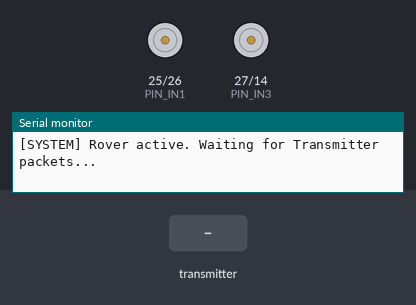
A sketch run on a simulated ESP32. Shown: motor-driver pin pairs drawn as motors (green arrow = first pin HIGH = forward, orange = second pin HIGH = backward, longer = more drive), the last lines printed to the serial monitor. The inputs (shaded band) are chosen by the test bench.

Above: at 1.2 s.
1.3 s: the transmitter starts sending xValue = 0
At 1.47 s:
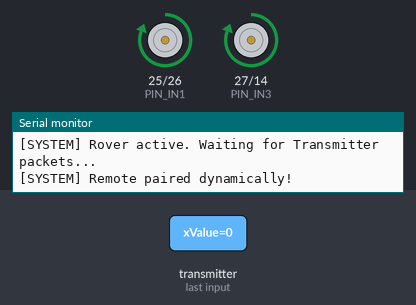
At 1.97 s:
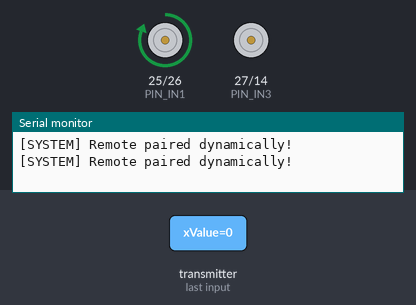
4.3 s: the transmitter starts sending yValue = 2048
7.3 s: the transmitter starts sending yValue = 0
10.3 s: the transmitter starts sending yValue = 4095
Timing chart, 0 to 14.3 s (numbered marks = the images above; inputs shaded):
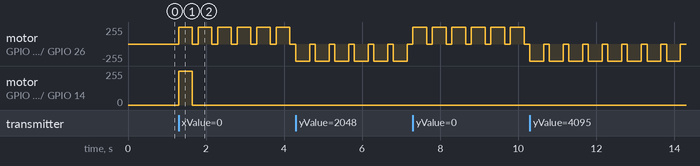

Measured:
- after the input at 1.3 s, motor on GPIO 25 (PIN_IN1) / GPIO 26 (PIN_IN2): alternates forward 255/255 for 0.35 s and stopped for 0.15 s, starting at once; motor on GPIO 27 (PIN_IN3) / GPIO 14 (PIN_IN4): stopped → forward 255/255 at once, → stopped 0.35 s later

The sketch:

rover.ino
```cpp
#include <esp_now.h>
#include <WiFi.h>

// Disable ESP32 Brownout Detector to prevent reset on motor inrush current
#include "soc/soc.h"
#include "soc/rtc_cntl_reg.h"

// --- L298N PIN CONNECTIONS ---
const int PIN_IN1 = 25; // Left Motor Forward
const int PIN_IN2 = 26; // Left Motor Reverse
const int PIN_IN3 = 27; // Right Motor Forward
const int PIN_IN4 = 14; // Right Motor Reverse

// --- PACKET DATA STRUCTURES ---
typedef struct struct_control {
  int xValue;
  int yValue;
  bool buttonVal;
} struct_control;

typedef struct struct_telemetry {
  int rssi; // Telemetry RSSI sent back to remote
} struct_telemetry;

struct_control incomingData;
struct_telemetry outgoingTelemetry;

// Failsafe timer to stop motors if remote disconnects
unsigned long lastPacketTime = 0;
const unsigned long FAILSAFE_TIMEOUT_MS = 350;

// Motor Control Helper
void driveMotors(int in1, int in2, int in3, int in4) {
  digitalWrite(PIN_IN1, in1);
  digitalWrite(PIN_IN2, in2);
  digitalWrite(PIN_IN3, in3);
  digitalWrite(PIN_IN4, in4);
}

// Receive Callback: Processes drive commands & returns RSSI
void OnDataRecv(const esp_now_recv_info *info, const uint8_t *incomingDataPtr, int len) {
  memcpy(&incomingData, incomingDataPtr, sizeof(incomingData));
  lastPacketTime = millis(); // Refresh watchdog timer

  // 1. Capture packet RSSI
  if (info->rx_ctrl != NULL) {
    outgoingTelemetry.rssi = info->rx_ctrl->rssi;
  }

  // 2. Dynamically register Transmitter MAC address as peer on first contact
  if (!esp_now_is_peer_exist(info->src_addr)) {
    esp_now_peer_info_t autoPeer = {};
    memcpy(autoPeer.peer_addr, info->src_addr, 6);
    autoPeer.channel = 1;
    autoPeer.encrypt = false;
    esp_now_add_peer(&autoPeer);
    Serial.println("[SYSTEM] Remote paired dynamically!");
  }

  // 3. Directional Drive Logic (Deadzone: 1500 to 2700)
  int x = incomingData.xValue;
  int y = incomingData.yValue;

  if (y < 1500) {
    driveMotors(HIGH, LOW, HIGH, LOW); // Forward
  }
  else if (y > 2700) {
    driveMotors(LOW, HIGH, LOW, HIGH); // Backward
  }
  else if (x < 1500) {
    driveMotors(LOW, HIGH, HIGH, LOW); // Spin Left
  }
  else if (x > 2700) {
    driveMotors(HIGH, LOW, LOW, HIGH); // Spin Right
  }
  else {
    driveMotors(LOW, LOW, LOW, LOW);   // Joystick in neutral center
  }

  // 4. Send RSSI telemetry back to transmitter
  esp_now_send(info->src_addr, (uint8_t *)&outgoingTelemetry, sizeof(outgoingTelemetry));
}

void setup() {
  // CRITICAL: Disable brownout detector
  WRITE_PERI_REG(RTC_CNTL_BROWN_OUT_REG, 0);

  Serial.begin(115200);

  // Motor Pin Setup
  pinMode(PIN_IN1, OUTPUT);
  pinMode(PIN_IN2, OUTPUT);
  pinMode(PIN_IN3, OUTPUT);
  pinMode(PIN_IN4, OUTPUT);
  driveMotors(LOW, LOW, LOW, LOW);

  // Set Wi-Fi to Station Mode & lock to Channel 1
  WiFi.mode(WIFI_STA);
  WiFi.setChannel(1, WIFI_SECOND_CHAN_NONE);

  if (esp_now_init() != ESP_OK) {
    Serial.println("[ERROR] ESP-NOW initialization failed!");
    return;
  }

  esp_now_register_recv_cb(OnDataRecv);
  Serial.println("[SYSTEM] Rover active. Waiting for Transmitter packets...");
}

void loop() {
  // Safety Watchdog: Shut down motors if transmitter signal is lost
  if (millis() - lastPacketTime > FAILSAFE_TIMEOUT_MS) {
    driveMotors(LOW, LOW, LOW, LOW);
  }
}
```
